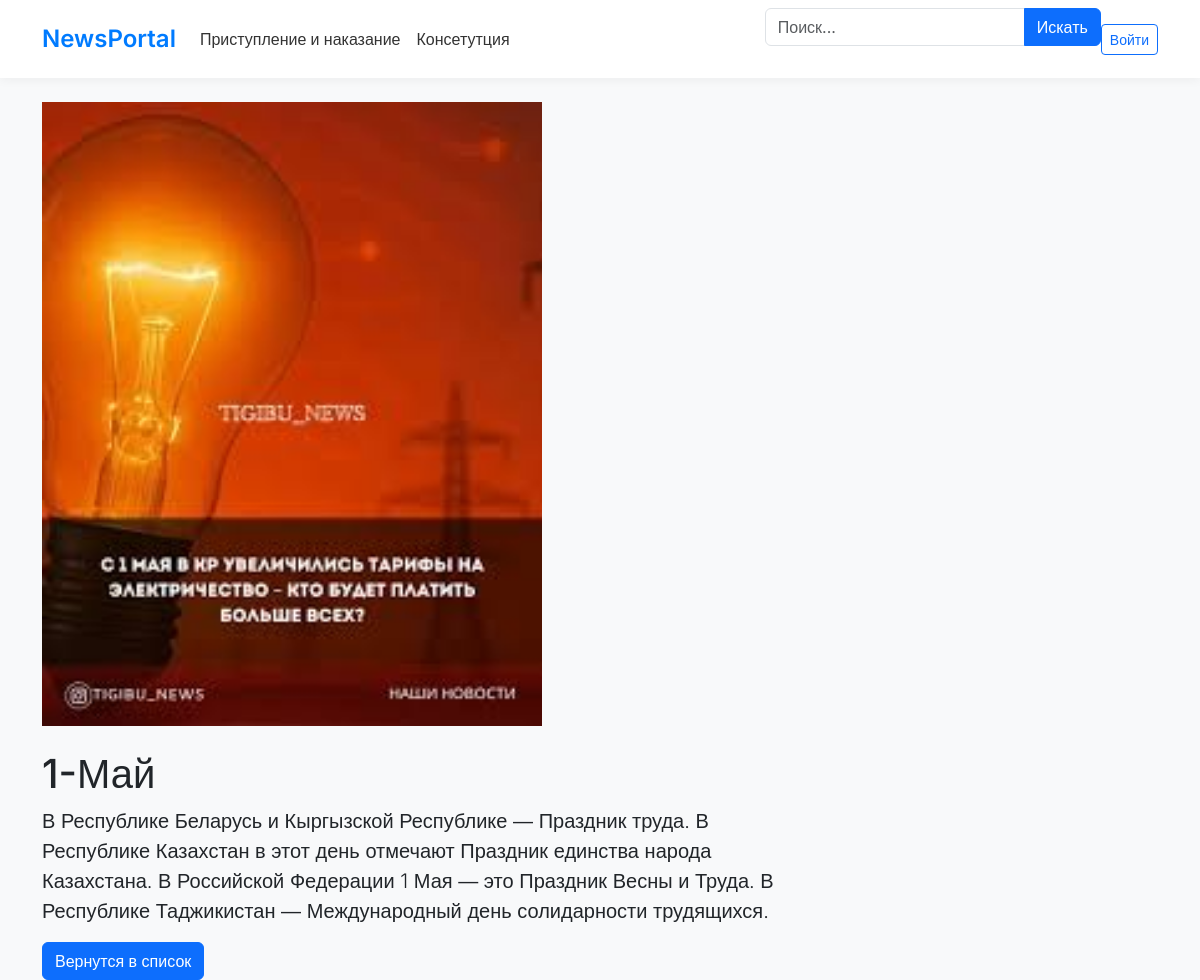
/detail/1/, run on an earlier commit of the app's database.
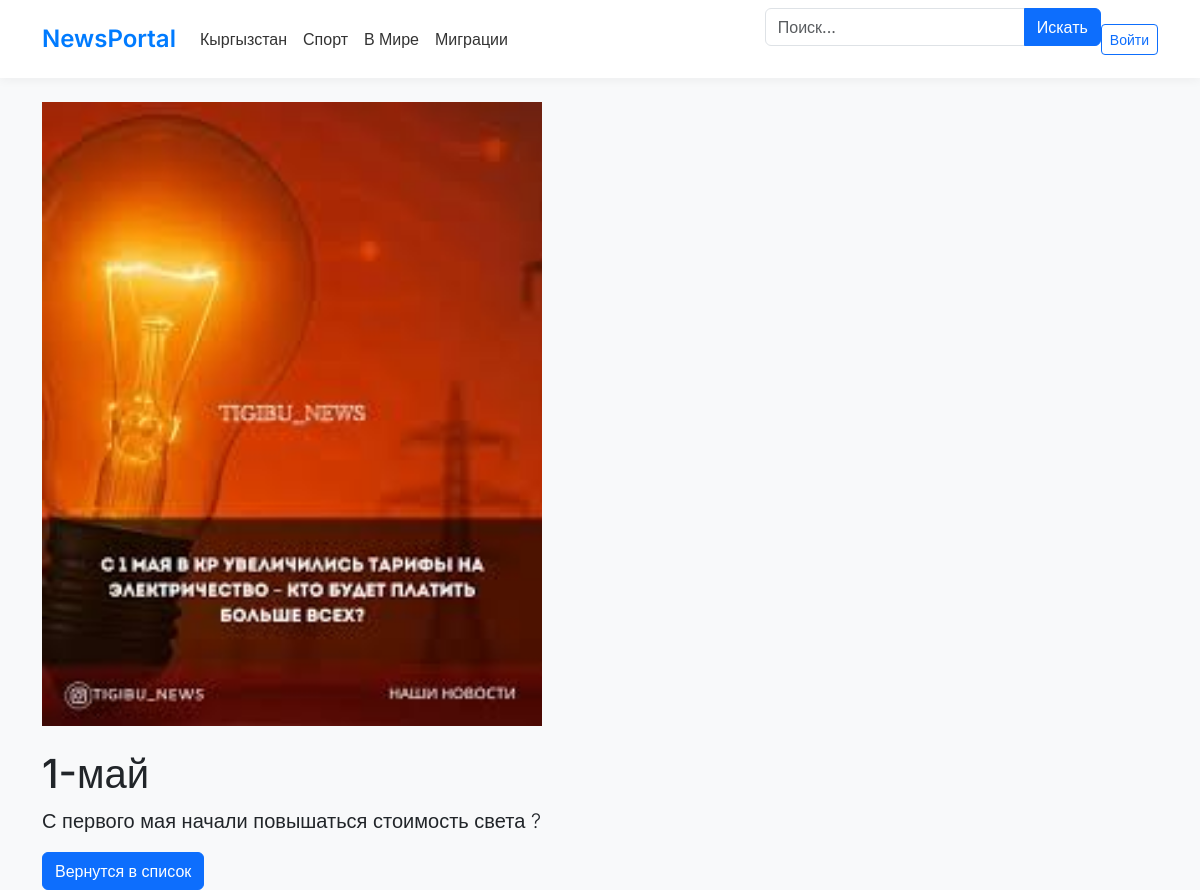
And on a later commit of the database.
### new/models.py (models this page shows, shortened)
class Category(models.Model):
    name = models.CharField(max_length=100, verbose_name='Название категории')
    slug = models.SlugField(max_length=50)

class NewArticle(models.Model):
    title = models.CharField(max_length=200)
    content = models.TextField(verbose_name='Содержимое')
    created_at = models.DateTimeField(auto_now_add=True, verbose_name='Дата создания')
    updated_at = models.DateTimeField(auto_now=True, verbose_name='Дата изменения')
    image = models.ImageField(upload_to='images/', blank=True, null=True, verbose_name='Изображение')
    category = models.ForeignKey(Category, on_delete=models.CASCADE, verbose_name='Категория', null=True, blank=True)
    published = models.BooleanField(default=False, verbose_name='Опубликовано')

### new/views.py (the view)
# urls.py: path('detail/<int:pk>/', views.news_detail_view, name='detail'),
def news_detail_view(request, pk):
    new = get_object_or_404(NewArticle, pk=pk)
    news_list = NewArticle.objects.filter(category=new.category).exclude(pk=new.pk)
    categories = Category.objects.all()
    categories = Category.objects.all()
    context = {
        'new': new,
        'categories': categories,
        'news_list': news_list,
    }
    return render(request, 'new/detail.html', context)

### new/templates/new/detail.html (shortened to what this page needs)
<!DOCTYPE html>
<html lang="en">
<head>
</head>
<body>
  <link href="https://cdn.jsdelivr.net/npm/bootstrap@5.3.0/dist/css/bootstrap.min.css" rel="stylesheet">
</head>
<body>
<nav class="navbar navbar-expand-lg mb-4">
  <div class="container">
    <a class="navbar-brand" href="{% url 'new:home' %}">NewsPortal</a>
    <div class="collapse navbar-collapse" id="navbarMenu">
      <ul class="navbar-nav me-auto mb-2 mb-lg-0">
        {% for cat in categories %}
          <li class="nav-item">
            <a class="nav-link"  href="{% url 'new:category' cat.slug  %}">
              {{ cat.name }}
            </a>
          </li>
        {% endfor %}
      </ul>
      <form method="get" action="{% url 'new:home' %}" class="mb-4">
        <div class="input-group">
          <input type="text" class="form-control" name="q" placeholder="Поиск..." value="{{ search_query|default:'' }}">
          <button class="btn btn-primary" type="submit">Искать</button>
        </div>
      </form>
      {% if user.is_authenticated %}
        <div class="d-flex">
          {% if user.is_staff %}
            <a href="#" class="btn btn-sm btn-outline-secondary me-2">Регистрация</a>
            <a class="btn btn-sm btn-outline-secondary me-2" href="{% url 'new:create_news' %}">Создать новость</a>
          {% endif %}
          <a href="#" class="btn btn-sm btn-outline-danger">Выйти</a>
        </div>
      {% else %}
        <a href="#" class="btn btn-sm btn-outline-primary">Войти</a>
      {% endif %}
    </div>
  </div>
</nav>
<div class="container">
    <div class="row">
    <div class="col-md-8">
    {% if new.image %}
        <img style="width: 500px;" src="{{ new.image.url }}" alt="{{ new.title }}" class="img-fluid mb-4">
        {% endif %}
        <h1>{{ new.title }}</h1>
        <p class="lead">{{ new.content }}</p>
        <button class="btn btn-primary"><a style="text-decoration: none; color: #fff;" href="{% url 'new:home' %}"> Вернутся в список
        </a></button>
</body>
</html>

What changed in the data, as far as the page shows it:
changed Category: name "Приступление и наказание" → "Кыргызстан"
changed Category: name "Консетутция" → "Спорт"
added Category: name "В Мире"
added Category: name "Миграции"
changed NewArticle: title "1-Май" → "1-май"; content "В Республике Беларусь и Кыргызской Республике ― Праздник труда. В Республике Казахстан в этот день отмечают Праздник единства народа Казахстана. В Российской Федерации 1 Мая ― это Праздник Весны и Труда. В Республике Таджикистан ― Международный день солидарности трудящихся." → "С первого мая начали повышаться стоимость света ?"
